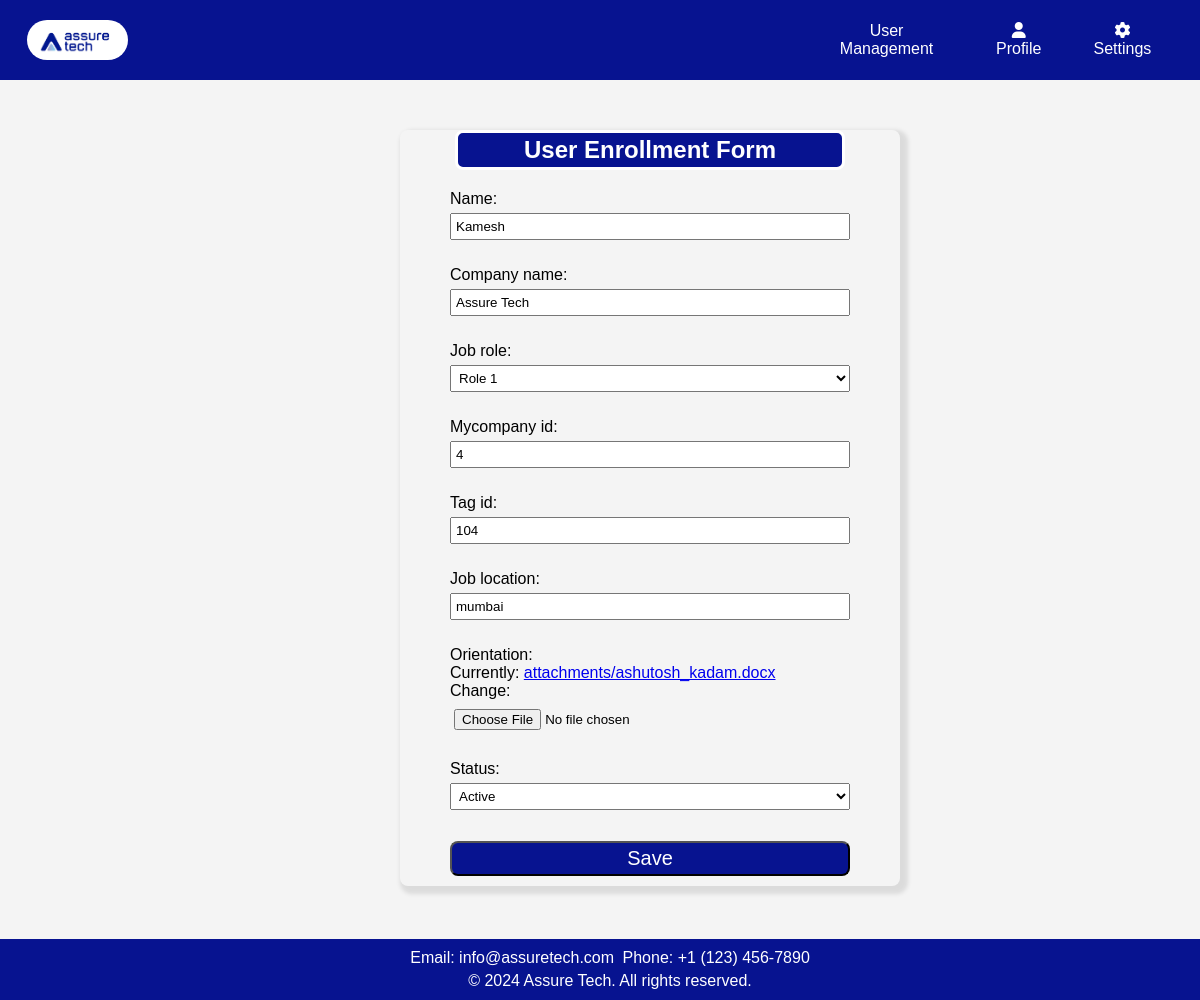
The page /update/4/ on the database as committed earlier.
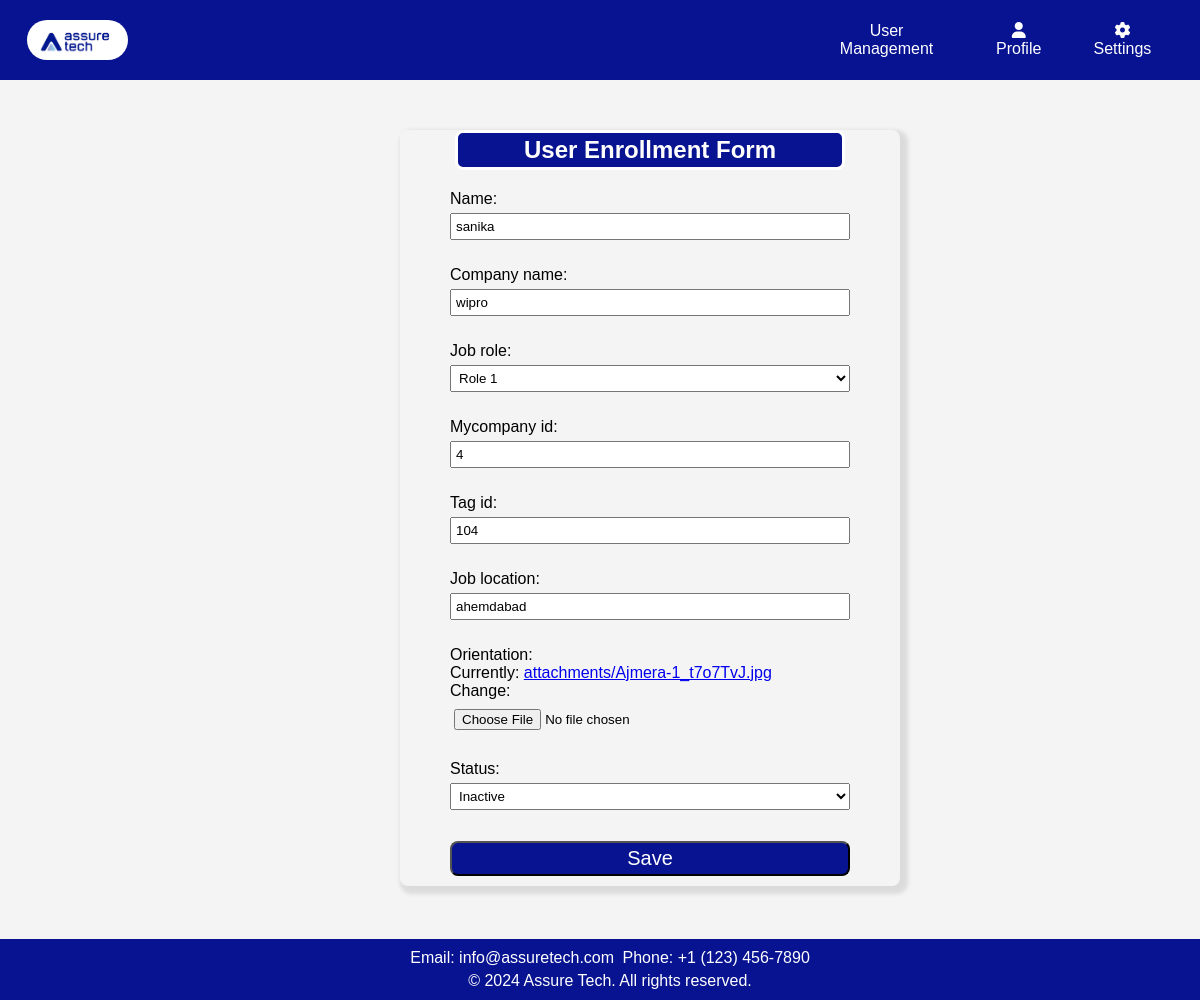
The same page on the database as committed later.
### app1/models.py (models this page shows, shortened)
class UserEnrolled(models.Model):
    name = models.CharField(max_length=255)
    company_name = models.CharField(max_length=100)
    job_role = models.CharField(max_length=100, choices=[
        ('role1', 'Role 1'),
        ('role2', 'Role 2'),
    ])
    mycompany_id = models.IntegerField(unique=True)
    tag_id = models.IntegerField(unique=True)
    job_location = models.CharField(max_length=100)
    orientation = models.FileField(upload_to='attachments/', validators=[FileExtensionValidator(['pdf', 'doc', 'docx', 'jpeg', 'jpg'])])
    status = models.CharField(max_length=10, choices=[
        ('active', 'Active'),
        ('inactive', 'Inactive'),
    ])

### app1/views.py (the view)
# urls.py: path('update/<int:pk>/', UpdateData.as_view(), name='user_update'),
class UpdateData(UpdateView):
    model = UserEnrolled
    fields = '__all__'
    template_name = 'app1/add_user.html'
    success_url = reverse_lazy('get_all')

### app1/templates/app1/add_user.html (shortened to what this page needs)
<!DOCTYPE html>
<html lang="en">
<head>
    <link rel="stylesheet" href="https://cdnjs.cloudflare.com/ajax/libs/font-awesome/5.15.3/css/all.min.css">
    <link rel="stylesheet" href="https://cdnjs.cloudflare.com/ajax/libs/font-awesome/6.0.0/css/all.min.css">
    {% load static %}
</head>
<body>
    <header>
        <nav class="nav">
            <a class="logo" href="#"><img src="{% static 'app1/images/logo.jpg' %}" alt="Logo"></a>
            <a class="r1" href="{% url 'get_all' %}">User Management</a>
            <div class="dropdown">
                <a href="#" class="dropbtn"><i class="fas fa-user"></i>Profile</a>
            </div>
            <div class="dropdown">
                <a href="#" class="dropbtn"><i class="fas fa-cog"></i>Settings</a>
            </div>
        </nav>
    </header>
    <div class="container">
        <h2>User Enrollment Form</h2>
    <form method="post" action="" enctype="multipart/form-data">
        {{ form.as_p }}
        <input type="submit" value="Save">
    </form>
    </div>
    <footer>
        <p>Email: info@assuretech.com</p>
        <p>Phone: +1 (123) 456-7890</p>
        <div class="footer-bottom">
            <p>&copy; 2024 Assure Tech. All rights reserved.</p>
        </div>
    </footer>
</body>
</html>

Rows that differ between the two databases and show on the page:
changed UserEnrolled "Role 1": name "Kamesh" → "sanika"; company_name "Assure Tech" → "wipro"; job_location "mumbai" → "ahemdabad"; status "Active" → "Inactive"
Other text that changed with them:
text no longer shown: "Name: Company name: Job role: Mycompany id: Tag id: Job location: Orientation: Currently: attachments/ashutosh_kadam.docx Change: Status:"
text now shown: "Name: Company name: Job role: Mycompany id: Tag id: Job location: Orientation: Currently: attachments/Ajmera-1_t7o7TvJ.jpg Change: Status:"
